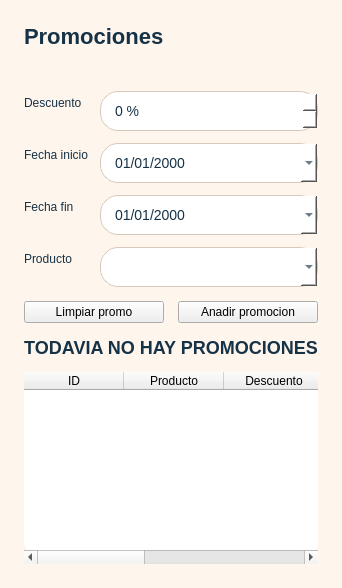
<?xml version="1.0" encoding="UTF-8"?>
<ui version="4.0">
 <class>AdminProductosPromocionesUI</class>
 <widget class="QFrame" name="AdminProductosPromocionesUI">
  <property name="styleSheet">
   <string>QFrame#AdminProductosPromocionesUI { background-color: #FEF5ED; border-radius: 34px; } QLabel { color: #163246; background: transparent; } QDateEdit, QSpinBox, QComboBox { background-color: white; border: 1px solid #D8C8BA; border-radius: 18px; color: #163246; font-size: 14px; padding: 10px 12px; }</string>
  </property>
  <layout class="QVBoxLayout" name="promoLayout">
   <property name="leftMargin"><number>24</number></property>
   <property name="topMargin"><number>24</number></property>
   <property name="rightMargin"><number>24</number></property>
   <property name="bottomMargin"><number>24</number></property>
   <property name="spacing"><number>14</number></property>
   <item>
    <widget class="QLabel" name="promotion_title">
     <property name="styleSheet"><string>color:#163246;font-size:22px;font-weight:700;</string></property>
     <property name="text"><string>Promociones</string></property>
    </widget>
   </item>
   <item>
    <widget class="QLabel" name="promotion_status">
     <property name="wordWrap"><bool>true</bool></property>
     <property name="styleSheet"><string>color:#7B97A5;font-size:12px;</string></property>
     <property name="text"><string></string></property>
    </widget>
   </item>
   <item>
    <layout class="QFormLayout" name="promoFormLayout">
     <property name="horizontalSpacing"><number>12</number></property>
     <property name="verticalSpacing"><number>12</number></property>
     <item row="0" column="0">
      <widget class="QLabel" name="discount_label"><property name="text"><string>Descuento</string></property></widget>
     </item>
     <item row="0" column="1">
      <widget class="QSpinBox" name="discount_input">
       <property name="minimum"><number>0</number></property>
       <property name="maximum"><number>100</number></property>
       <property name="suffix"><string> %</string></property>
      </widget>
     </item>
     <item row="1" column="0">
      <widget class="QLabel" name="start_label"><property name="text"><string>Fecha inicio</string></property></widget>
     </item>
     <item row="1" column="1">
      <widget class="QDateEdit" name="start_date_input">
       <property name="calendarPopup"><bool>true</bool></property>
       <property name="displayFormat"><string>dd/MM/yyyy</string></property>
      </widget>
     </item>
     <item row="2" column="0">
      <widget class="QLabel" name="end_label"><property name="text"><string>Fecha fin</string></property></widget>
     </item>
     <item row="2" column="1">
      <widget class="QDateEdit" name="end_date_input">
       <property name="calendarPopup"><bool>true</bool></property>
       <property name="displayFormat"><string>dd/MM/yyyy</string></property>
      </widget>
     </item>
     <item row="3" column="0">
      <widget class="QLabel" name="product_label"><property name="text"><string>Producto</string></property></widget>
     </item>
     <item row="3" column="1">
      <widget class="QComboBox" name="promotion_product_input"/>
     </item>
    </layout>
   </item>
   <item>
    <layout class="QHBoxLayout" name="promoActionsLayout">
     <item>
      <widget class="QPushButton" name="clear_promo_button">
       <property name="minimumHeight"><number>48</number></property>
       <property name="text"><string>Limpiar promo</string></property>
      </widget>
     </item>
     <item>
      <widget class="QPushButton" name="save_promo_button">
       <property name="minimumHeight"><number>48</number></property>
       <property name="text"><string>Anadir promocion</string></property>
      </widget>
     </item>
    </layout>
   </item>
   <item>
    <widget class="QLabel" name="empty_promotion_label">
     <property name="alignment"><set>Qt::AlignCenter</set></property>
     <property name="styleSheet"><string>color:#163246;font-size:18px;font-weight:700;</string></property>
     <property name="text"><string>TODAVIA NO HAY PROMOCIONES</string></property>
    </widget>
   </item>
   <item>
    <widget class="QTableWidget" name="promotion_table">
     <property name="columnCount"><number>5</number></property>
     <property name="rowCount"><number>0</number></property>
     <property name="editTriggers"><set>QAbstractItemView::NoEditTriggers</set></property>
     <property name="selectionMode"><enum>QAbstractItemView::NoSelection</enum></property>
     <property name="showGrid"><bool>false</bool></property>
     <property name="styleSheet"><string>QTableWidget{background-color:white;border:none;border-radius:24px;color:#163246;font-size:13px;}QHeaderView::section{background-color:#FC814A;color:white;border:none;padding:9px;font-size:12px;font-weight:700;}</string></property>
     <column><property name="text"><string>ID</string></property></column>
     <column><property name="text"><string>Producto</string></property></column>
     <column><property name="text"><string>Descuento</string></property></column>
     <column><property name="text"><string>Periodo</string></property></column>
     <column><property name="text"><string>Eliminar</string></property></column>
    </widget>
   </item>
  </layout>
 </widget>
</ui>
